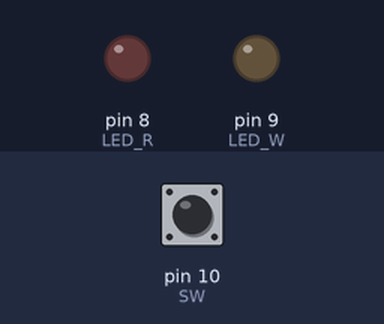
Recording of a sketch running on a simulated Arduino Uno, built with avr-gcc and run on an emulated ATmega328P. Shown: output pins drawn as LEDs (lit = HIGH). Dashed ring = blinking. The test bench sets the inputs (shaded band); at power-on: pin 10 (SW) LOW.

Above: at 1.2 s.
1.3 s: pin 10 (SW) pulled HIGH for 0.15 s
At 1.7 s:
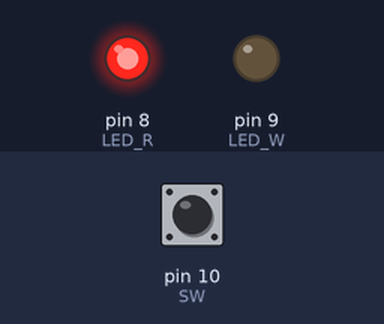
3.8 s: pin 10 (SW) pulled HIGH for 3.2 s
At 4.7 s:
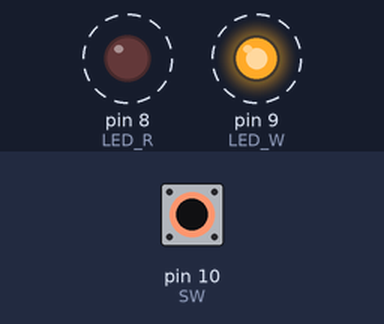
Timing chart, 0 to 9.3 s (numbered marks = the images above; inputs shaded):
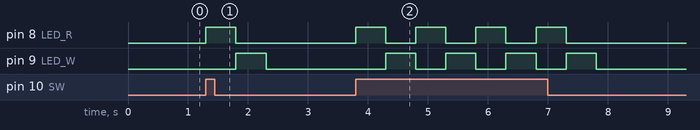

Measured:
- after the input at 1.3 s, pin 8 (LED_R): LOW → HIGH at once, → LOW 0.50 s later; pin 9 (LED_W): LOW → HIGH after 0.50 s, → LOW 0.50 s later
- after the input at 3.8 s, pin 8 (LED_R): alternates HIGH for 0.50 s and LOW for 0.50 s, 8 changes in all, then stays LOW, starting at once; pin 9 (LED_W): alternates HIGH for 0.50 s and LOW for 0.50 s, 8 changes in all, then stays LOW, starting after 0.50 s

The sketch:

ex9-1.ino
```cpp
int LED_R=8, LED_W=9, SW=10;
int sw_value = 0;
int cnt = 0;

void setup() {
   pinMode(LED_R, OUTPUT);
   pinMode(LED_W, OUTPUT);
   pinMode(SW,INPUT);
}

void loop() {

 sw_value = digitalRead(SW);
 if(sw_value==1){
                digitalWrite(LED_R,1);
                digitalWrite(LED_W,0);
                delay(500);

                digitalWrite(LED_R,0);
                digitalWrite(LED_W,1);
                delay(500);
   }
 else {
                digitalWrite(LED_R,0);
                digitalWrite(LED_W,0);
 }
}
```
